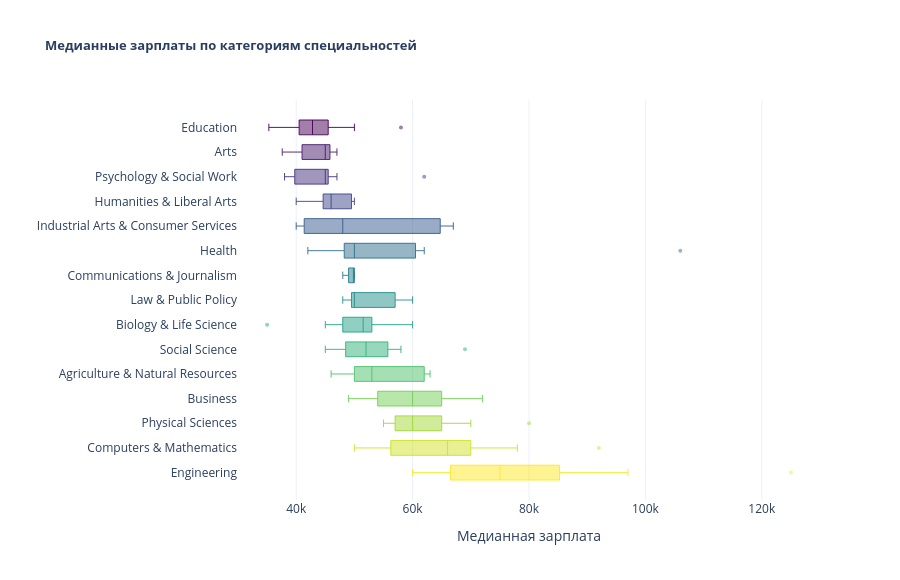

Notebook source saved alongside this figure:
### Markdown cell above
$H_0$ - `Median` по группам `Major_category` не различаются;    
$H_1$ - `Median` по группам `Major_category` различаются.

### Code cell
order = (
    df.groupby("Major_category", observed=True)["Median"]
    .median()
    .sort_values(ascending=True)
    .index.tolist()
)

colors = pc.sample_colorscale("Viridis", len(order))
color_map = dict(zip(order, colors))

fig = px.box(
    df,
    y="Major_category",
    x="Median",
    color="Major_category",
    category_orders={"Major_category": order},
    color_discrete_map=color_map,
    labels={"Median": "Медианная зарплата", "Major_category": ""},
    title="<b>Медианные зарплаты по категориям специальностей</b>",
    template="plotly_white",
)
fig.update_traces(
    boxpoints="outliers",
    marker=dict(size=4, opacity=0.5),
    line=dict(width=0.9),
    width=0.6,
)
fig.update_layout(
    showlegend=False,
    title_font_size=13,
    width=900,
    height=580,
)
fig.show()

### Figure 1 — Plotly figure (JSON) as saved in the notebook; plotly's stock layout.template omitted (floating-point values rounded to 4 significant figures)
{"data": [{"alignmentgroup": "True", "boxpoints": "outliers", "hovertemplate": "=%{y}<br>Медианная зарплата=%{x}<extra></extra>", "legendgroup": "Education", "line": {"width": 0.9}, "marker": {"color": "rgb(68, 1, 84)", "opacity": 0.5, "size": 4}, "name": "Education", "notched": false, "offsetgroup": "Education", "orientation": "h", "showlegend": true, "type": "box", "width": 0.6, "x": [43000, 58000, 41000, 40000, 43000, 48400, 35300, 46000, 45000, 42000, 45000, 40000, 42000, 42600, 50000, 40000], "x0": " ", "xaxis": "x", "y": ["Education", "Education", "Education", "Education", "Education", "Education", "Education", "Education", "Education", "Education", "Education", "Education", "Education", "Education", "Education", "Education"], "y0": " ", "yaxis": "y"}, {"alignmentgroup": "True", "boxpoints": "outliers", "hovertemplate": "=%{y}<br>Медианная зарплата=%{x}<extra></extra>", "legendgroup": "Arts", "line": {"width": 0.9}, "marker": {"color": "rgb(71, 26, 107)", "opacity": 0.5, "size": 4}, "name": "Arts", "notched": false, "offsetgroup": "Arts", "orientation": "h", "showlegend": true, "type": "box", "width": 0.6, "x": [45000, 42000, 45000, 40000, 46600, 47000, 37600, 45000], "x0": " ", "xaxis": "x", "y": ["Arts", "Arts", "Arts", "Arts", "Arts", "Arts", "Arts", "Arts"], "y0": " ", "yaxis": "y"}, {"alignmentgroup": "True", "boxpoints": "outliers", "hovertemplate": "=%{y}<br>Медианная зарплата=%{x}<extra></extra>", "legendgroup": "Psychology & Social Work", "line": {"width": 0.9}, "marker": {"color": "rgb(69, 49, 125)", "opacity": 0.5, "size": 4}, "name": "Psychology & Social Work", "notched": false, "offsetgroup": "Psychology & Social Work", "orientation": "h", "showlegend": true, "type": "box", "width": 0.6, "x": [45000, 40000, 45000, 39000, 62000, 47000, 45000, 38000, 40000], "x0": " ", "xaxis": "x", "y": ["Psychology & Social Work", "Psychology & Social Work", "Psychology & Social Work", "Psychology & Social Work", "Psychology & Social Work", "Psychology & Social Work", "Psychology & Social Work", "Psychology & Social Work", "Psychology & Social Work"], "y0": " ", "yaxis": "y"}, {"alignmentgroup": "True", "boxpoints": "outliers", "hovertemplate": "=%{y}<br>Медианная зарплата=%{x}<extra></extra>", "legendgroup": "Humanities & Liberal Arts", "line": {"width": 0.9}, "marker": {"color": "rgb(63, 71, 136)", "opacity": 0.5, "size": 4}, "name": "Humanities & Liberal Arts", "notched": false, "offsetgroup": "Humanities & Liberal Arts", "orientation": "h", "showlegend": true, "type": "box", "width": 0.6, "x": [46000, 48000, 48000, 45000, 50000, 40000, 50000, 46700, 45000, 45000, 40000, 43000, 44500, 50000, 50000], "x0": " ", "xaxis": "x", "y": ["Humanities & Liberal Arts", "Humanities & Liberal Arts", "Humanities & Liberal Arts", "Humanities & Liberal Arts", "Humanities & Liberal Arts", "Humanities & Liberal Arts", "Humanities & Liberal Arts", "Humanities & Liberal Arts", "Humanities & Liberal Arts", "Humanities & Liberal Arts", "Humanities & Liberal Arts", "Humanities & Liberal Arts", "Humanities & Liberal Arts", "Humanities & Liberal Arts", "Humanities & Liberal Arts"], "y0": " ", "yaxis": "y"}, {"alignmentgroup": "True", "boxpoints": "outliers", "hovertemplate": "=%{y}<br>Медианная зарплата=%{x}<extra></extra>", "legendgroup": "Industrial Arts & Consumer Services", "line": {"width": 0.9}, "marker": {"color": "rgb(55, 91, 140)", "opacity": 0.5, "size": 4}, "name": "Industrial Arts & Consumer Services", "notched": false, "offsetgroup": "Industrial Arts & Consumer Services", "orientation": "h", "showlegend": true, "type": "box", "width": 0.6, "x": [40000, 40500, 64000, 44000, 65000, 48000, 67000], "x0": " ", "xaxis": "x", "y": ["Industrial Arts & Consumer Services", "Industrial Arts & Consumer Services", "Industrial Arts & Consumer Services", "Industrial Arts & Consumer Services", "Industrial Arts & Consumer Services", "Industrial Arts & Consumer Services", "Industrial Arts & Consumer Services"], "y0": " ", "yaxis": "y"}, {"alignmentgroup": "True", "boxpoints": "outliers", "hovertemplate": "=%{y}<br>Медианная зарплата=%{x}<extra></extra>", "legendgroup": "Health", "line": {"width": 0.9}, "marker": {"color": "rgb(47, 110, 142)", "opacity": 0.5, "size": 4}, "name": "Health", "notched": false, "offsetgroup": "Health", "orientation": "h", "showlegend": true, "type": "box", "width": 0.6, "x": [49500, 50000, 42000, 50000, 55000, 60000, 50000, 62000, 106000, 61000, 47000, 45000], "x0": " ", "xaxis": "x", "y": ["Health", "Health", "Health", "Health", "Health", "Health", "Health", "Health", "Health", "Health", "Health", "Health"], "y0": " ", "yaxis": "y"}, {"alignmentgroup": "True", "boxpoints": "outliers", "hovertemplate": "=%{y}<br>Медианная зарплата=%{x}<extra></extra>", "legendgroup": "Communications & Journalism", "line": {"width": 0.9}, "marker": {"color": "rgb(40, 126, 142)", "opacity": 0.5, "size": 4}, "name": "Communications & Journalism", "notched": false, "offsetgroup": "Communications & Journalism", "orientation": "h", "showlegend": true, "type": "box", "width": 0.6, "x": [50000, 50000, 48000, 50000], "x0": " ", "xaxis": "x", "y": ["Communications & Journalism", "Communications & Journalism", "Communications & Journalism", "Communications & Journalism"], "y0": " ", "yaxis": "y"}, {"alignmentgroup": "True", "boxpoints": "outliers", "hovertemplate": "=%{y}<br>Медианная зарплата=%{x}<extra></extra>", "legendgroup": "Law & Public Policy", "line": {"width": 0.9}, "marker": {"color": "rgb(34, 144, 140)", "opacity": 0.5, "size": 4}, "name": "Law & Public Policy", "notched": false, "offsetgroup": "Law & Public Policy", "orientation": "h", "showlegend": true, "type": "box", "width": 0.6, "x": [50000, 48000, 50000, 56000, 60000], "x0": " ", "xaxis": "x", "y": ["Law & Public Policy", "Law & Public Policy", "Law & Public Policy", "Law & Public Policy", "Law & Public Policy"], "y0": " ", "yaxis": "y"}, {"alignmentgroup": "True", "boxpoints": "outliers", "hovertemplate": "=%{y}<br>Медианная зарплата=%{x}<extra></extra>", "legendgroup": "Biology & Life Science", "line": {"width": 0.9}, "marker": {"color": "rgb(34, 162, 135)", "opacity": 0.5, "size": 4}, "name": "Biology & Life Science", "notched": false, "offsetgroup": "Biology & Life Science", "orientation": "h", "showlegend": true, "type": "box", "width": 0.6, "x": [52000, 51000, 53000, 50000, 45000, 47500, 48000, 60000, 60000, 50000, 55000, 35000, 52000, 53000], "x0": " ", "xaxis": "x", "y": ["Biology & Life Science", "Biology & Life Science", "Biology & Life Science", "Biology & Life Science", "Biology & Life Science", "Biology & Life Science", "Biology & Life Science", "Biology & Life Science", "Biology & Life Science", "Biology & Life Science", "Biology & Life Science", "Biology & Life Science", "Biology & Life Science", "Biology & Life Science"], "y0": " ", "yaxis": "y"}, {"alignmentgroup": "True", "boxpoints": "outliers", "hovertemplate": "=%{y}<br>Медианная зарплата=%{x}<extra></extra>", "legendgroup": "Social Science", "line": {"width": 0.9}, "marker": {"color": "rgb(48, 178, 124)", "opacity": 0.5, "size": 4}, "name": "Social Science", "notched": false, "offsetgroup": "Social Science", "orientation": "h", "showlegend": true, "type": "box", "width": 0.6, "x": [45000, 50000, 69000, 49000, 54000, 55000, 58000, 47000, 52000], "x0": " ", "xaxis": "x", "y": ["Social Science", "Social Science", "Social Science", "Social Science", "Social Science", "Social Science", "Social Science", "Social Science", "Social Science"], "y0": " ", "yaxis": "y"}, {"alignmentgroup": "True", "boxpoints": "outliers", "hovertemplate": "=%{y}<br>Медианная зарплата=%{x}<extra></extra>", "legendgroup": "Agriculture & Natural Resources", "line": {"width": 0.9}, "marker": {"color": "rgb(77, 193, 107)", "opacity": 0.5, "size": 4}, "name": "Agriculture & Natural Resources", "notched": false, "offsetgroup": "Agriculture & Natural Resources", "orientation": "h", "showlegend": true, "type": "box", "width": 0.6, "x": [50000, 54000, 63000, 46000, 62000, 50000, 63000, 52000, 58000, 52000], "x0": " ", "xaxis": "x", "y": ["Agriculture & Natural Resources", "Agriculture & Natural Resources", "Agriculture & Natural Resources", "Agriculture & Natural Resources", "Agriculture & Natural Resources", "Agriculture & Natural Resources", "Agriculture & Natural Resources", "Agriculture & Natural Resources", "Agriculture & Natural Resources", "Agriculture & Natural Resources"], "y0": " ", "yaxis": "y"}, {"alignmentgroup": "True", "boxpoints": "outliers", "hovertemplate": "=%{y}<br>Медианная зарплата=%{x}<extra></extra>", "legendgroup": "Business", "line": {"width": 0.9}, "marker": {"color": "rgb(115, 207, 85)", "opacity": 0.5, "size": 4}, "name": "Business", "notched": false, "offsetgroup": "Business", "orientation": "h", "showlegend": true, "type": "box", "width": 0.6, "x": [60000, 65000, 72000, 58000, 65000, 65000, 56000, 65000, 54000, 54000, 49000, 72000, 53000], "x0": " ", "xaxis": "x", "y": ["Business", "Business", "Business", "Business", "Business", "Business", "Business", "Business", "Business", "Business", "Business", "Business", "Business"], "y0": " ", "yaxis": "y"}, {"alignmentgroup": "True", "boxpoints": "outliers", "hovertemplate": "=%{y}<br>Медианная зарплата=%{x}<extra></extra>", "legendgroup": "Physical Sciences", "line": {"width": 0.9}, "marker": {"color": "rgb(161, 217, 56)", "opacity": 0.5, "size": 4}, "name": "Physical Sciences", "notched": false, "offsetgroup": "Physical Sciences", "orientation": "h", "showlegend": true, "type": "box", "width": 0.6, "x": [60000, 80000, 60000, 59000, 65000, 57000, 55000, 70000, 56000, 62000], "x0": " ", "xaxis": "x", "y": ["Physical Sciences", "Physical Sciences", "Physical Sciences", "Physical Sciences", "Physical Sciences", "Physical Sciences", "Physical Sciences", "Physical Sciences", "Physical Sciences", "Physical Sciences"], "y0": " ", "yaxis": "y"}, {"alignmentgroup": "True", "boxpoints": "outliers", "hovertemplate": "=%{y}<br>Медианная зарплата=%{x}<extra></extra>", "legendgroup": "Computers & Mathematics", "line": {"width": 0.9}, "marker": {"color": "rgb(207, 225, 41)", "opacity": 0.5, "size": 4}, "name": "Computers & Mathematics", "notched": false, "offsetgroup": "Computers & Mathematics", "orientation": "h", "showlegend": true, "type": "box", "width": 0.6, "x": [50000, 65000, 60000, 78000, 68000, 55000, 55000, 66000, 70000, 70000, 92000], "x0": " ", "xaxis": "x", "y": ["Computers & Mathematics", "Computers & Mathematics", "Computers & Mathematics", "Computers & Mathematics", "Computers & Mathematics", "Computers & Mathematics", "Computers & Mathematics", "Computers & Mathematics", "Computers & Mathematics", "Computers & Mathematics", "Computers & Mathematics"], "y0": " ", "yaxis": "y"}, {"alignmentgroup": "True", "boxpoints": "outliers", "hovertemplate": "=%{y}<br>Медианная зарплата=%{x}<extra></extra>", "legendgroup": "Engineering", "line": {"width": 0.9}, "marker": {"color": "rgb(253, 231, 37)", "opacity": 0.5, "size": 4}, "name": "Engineering", "notched": false, "offsetgroup": "Engineering", "orientation": "h", "showlegend": true, "type": "box", "width": 0.6, "x": [63000, 75000, 80000, 62000, 78000, 65000, 86000, 78000, 80000, 88000, 65000, 70000, 85000, 75000, 78000, 80000, 96000, 92000, 97000, 95000, 125000, 70000, 63000, 74000, 67000, 70000, 60000, 63000, 75000], "x0": " ", "xaxis": "x", "y": ["Engineering", "Engineering", "Engineering", "Engineering", "Engineering", "Engineering", "Engineering", "Engineering", "Engineering", "Engineering", "Engineering", "Engineering", "Engineering", "Engineering", "Engineering", "Engineering", "Engineering", "Engineering", "Engineering", "Engineering", "Engineering", "Engineering", "Engineering", "Engineering", "Engineering", "Engineering", "Engineering", "Engineering", "Engineering"], "y0": " ", "yaxis": "y"}], "layout": {"boxmode": "overlay", "height": 580, "legend": {"title": {"text": ""}, "tracegroupgap": 0}, "showlegend": false, "title": {"font": {"size": 13}, "text": "<b>Медианные зарплаты по категориям специальностей</b>"}, "width": 900, "xaxis": {"anchor": "y", "domain": [0, 1], "title": {"text": "Медианная зарплата"}}, "yaxis": {"anchor": "x", "categoryarray": ["Engineering", "Computers & Mathematics", "Physical Sciences", "Business", "Agriculture & Natural Resources", "Social Science", "Biology & Life Science", "Law & Public Policy", "Communications & Journalism", "Health", "Industrial Arts & Consumer Services", "Humanities & Liberal Arts", "Psychology & Social Work", "Arts", "Education"], "categoryorder": "array", "domain": [0, 1], "title": {"text": ""}}}}
